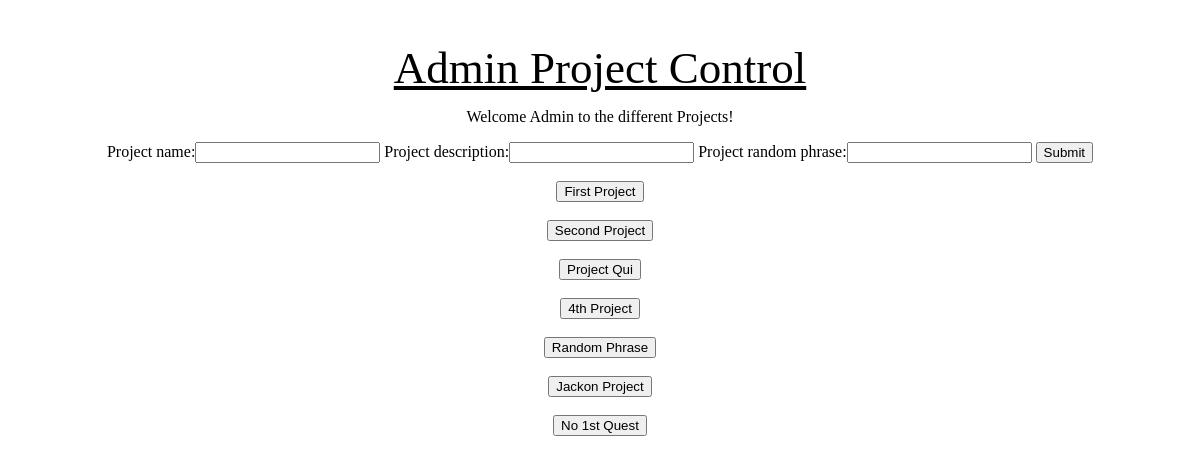
/quest/admin_project_page, run on an earlier commit of the app's database.
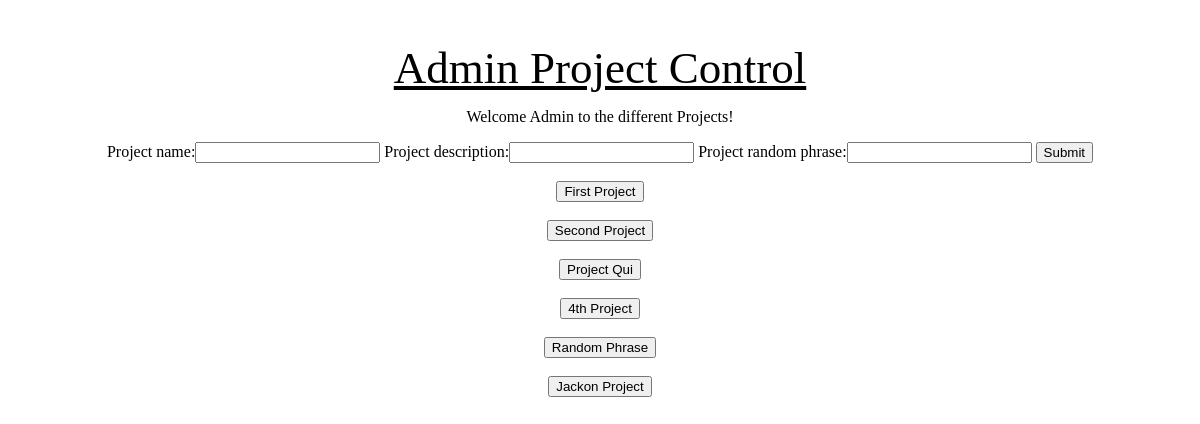
And on a later commit of the database.
### quest_extension/models.py (models this page shows)
class Project(models.Model):
    project_name = models.CharField(max_length=1000)
    project_description = models.CharField(max_length=1000)
    project_random_phrase = models.CharField(max_length = 255)

### quest_extension/views.py (the view)
# urls.py: path('admin_project_page', views.admin_project_page),
def admin_project_page(request):
    if request.method == 'POST':
        project_form = ProjectForm(request.POST)
        if project_form.is_valid():
            temp = project_form.save(commit=False)
            temp.save()
            project_id = temp.id
            return HttpResponseRedirect('/quest/admin_home/' + str(project_id))
    else:
        project_form = ProjectForm()
        list_of_projects = Project.objects.all()
    context = {'project_form': project_form, 'list_of_projects': list_of_projects}
    return render(request, 'quest_extension/admin_project_page.html', context)

### quest_extension/forms.py
class ProjectForm(forms.ModelForm):
    class Meta:
        model = models.Project
        fields = ['project_name', 'project_description', 'project_random_phrase']

### quest_extension/templates/quest_extension/admin_project_page.html (shortened to what this page needs)
{% load static %}
<!DOCTYPE html>
<html lang="en">
    <head>
    <link rel="stylesheet" type="text/css" href="{% static 'quest_extension/admin_home_style.css' %}">
    </head>
    <body>
	<h1>Admin Project Control</h1>
	<p>Welcome Admin to the different Projects!</p>
    <form method='POST'>
    {{ project_form }}
    <button type='submit' name= 'new_project'>Submit</button>
    </form>
    {% for project in list_of_projects %}
    <br>
    <form method='GET' action='/quest/admin_home/{{project.id}}'>
        <button type='submit'>{{project.project_name}}</button>
    </form>
    {% endfor %}
    </body>
</html>

### quest_extension/static/quest_extension/admin_home_style.css (style rules this page uses)
* { text-align: center; }
h1 { padding-top: 3%; text-decoration: underline; color: black; font-family: 'Trocchi', serif; font-size: 45px; font-weight: normal; line-height: 48px; margin: 0; }

What changed in the data, as far as the page shows it:
removed Project: project_name "No 1st Quest"
